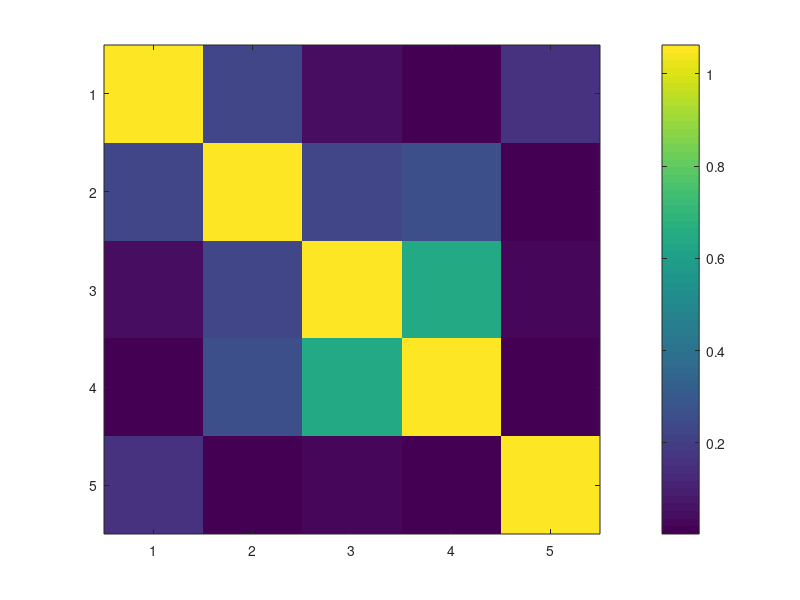
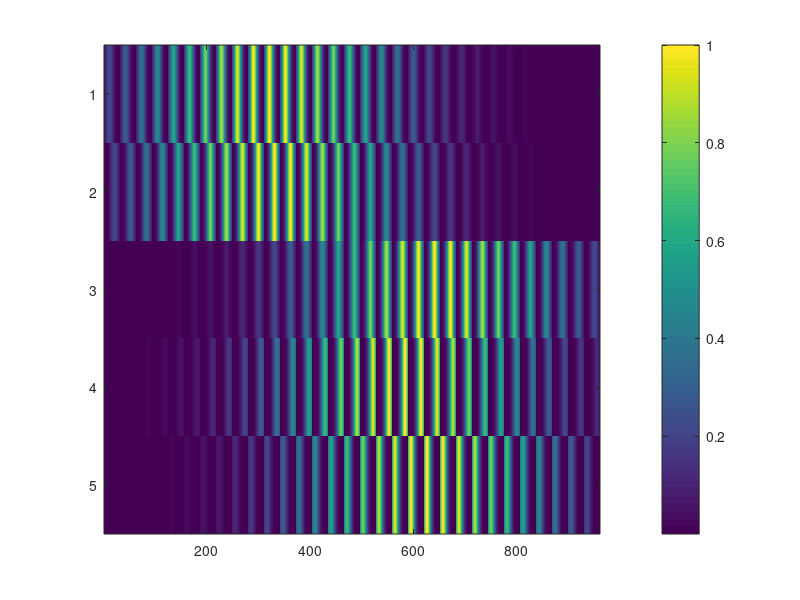
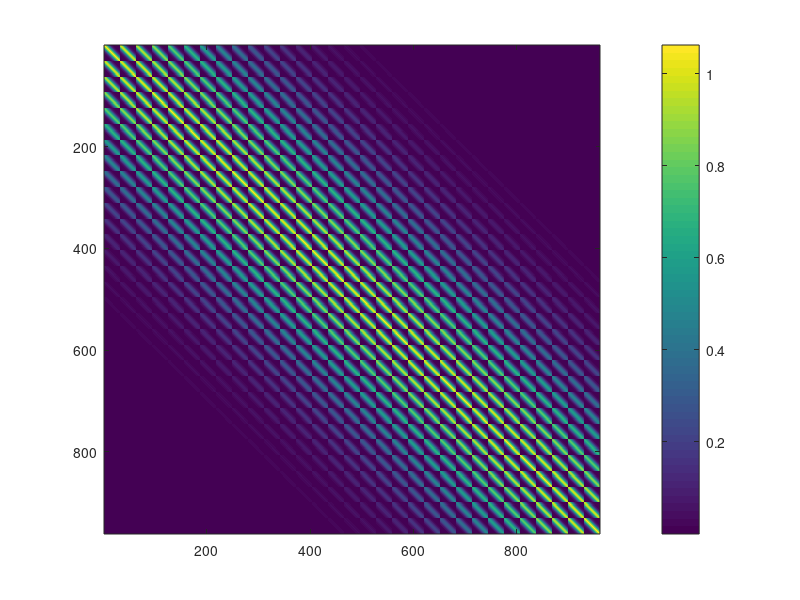
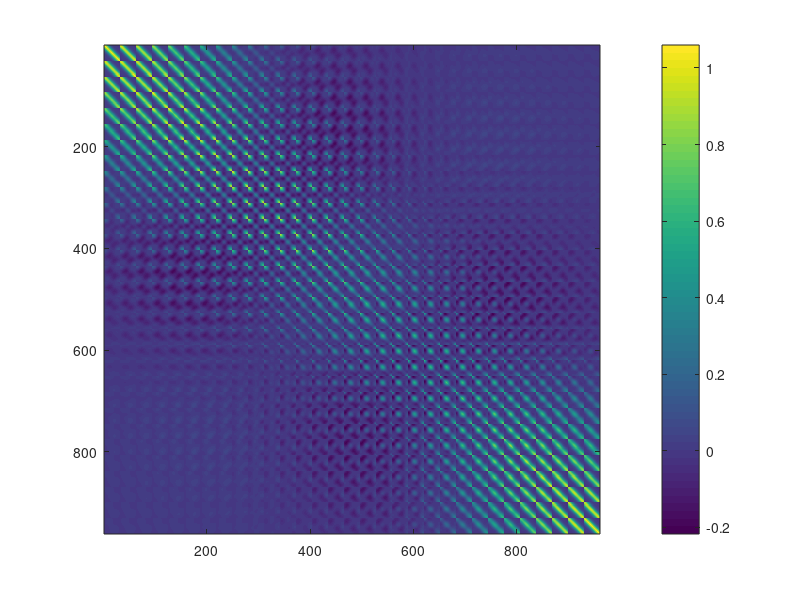

Source code (MATLAB) for these figures, in order: (Note: this script raises an error after producing the figures.)
% GPIS learning
% 2D example, Sphere mean wo normals

close all; clear all; clc;

X = [-0.5,-0.5;
     -0.5,0.5;
     0.5,0.5;
%      0.5,-.5]';
     0.3,1;
     00.5,-1]';
%      0.0,0.707;
%      0.707,-0.0;
%      -0.707,0.0;
%      0.0, -0.707]';
 
m = length(X); 

f = zeros(m,1);

[Xg,Yg] = meshgrid(-1.5:0.1:1.5,-1.5:0.1:1.5);
[d1,d2] = size(Xg);
Xs = [reshape(Xg,d1*d2,1),reshape(Yg,d1*d2,1)]';
n = length(Xs);

sigma = 1;
gamma = 3;

kernel = @(x,y)(sigma^2 * exp(-1/2 * gamma *(x - y)'*(x - y)));

R = sqrt(0.5^2 + 0.5^2);
cen = [0.0, 0.0]';
mean = @(x) 0;%1/2/R*((x-cen)'*(x-cen) - R^2);

sigmaNoise = 0.25;
K = [];
for i = 1:m
    for j = 1:m
       K(i,j) = kernel(X(:,i), X(:,j));
       if(i == j)
           K(i,j) = K(i,j) + sigmaNoise*sigmaNoise;
       end
    end
end


Ks = [];
for i = 1:m
    for j = 1:n
       Ks(i,j) = kernel(X(:,i), Xs(:,j)); 
    end
end


Kss = [];
for i = 1:n
    for j = 1:n
       Kss(i,j) = kernel(Xs(:,i), Xs(:,j));
       if(i == j)
           Kss(i,j) = Kss(i,j) + sigmaNoise*sigmaNoise;
       end
    end
end


figure();
imagesc(K);
colorbar;

figure();
imagesc(Ks);
colorbar;

figure();
imagesc(Kss);
colorbar;


for i = 1:m
    mu(i) = mean(X(:,i));
end

for i = 1:n
    mus(i) = mean(Xs(:,i));
end
mu = mu';
mus = mus';

fs = mus + Ks'*inv(K)*(f - mu);
sig = Kss' - Ks'*inv(K)*Ks;

figure();
imagesc(sig);
colorbar;


d = diag(sig);
devFsP = fs + d;
devFsP = reshape(devFsP,d1,d2);

devFsN = fs - d;
devFsN = reshape(devFsN,d1,d2);

Fs = reshape(fs,d1,d2);
figure();
hold on;
plot(X(1,:), X(2,:), 'r*', 'MarkerSize',6);
surf(Xg,Yg,Fs);
contour(Xg,Yg,Fs,[0 0], 'LineWidth',2,'color', 'r');


figure();
hold on;
plot(X(1,:), X(2,:), 'r*', 'MarkerSize',6);
surf(Xg,Yg,Fs);
contour(Xg,Yg,Fs,[0 0], 'LineWidth',2,'color', 'r');
surf(Xg,Yg,devFsN);
surf(Xg,Yg,devFsP);
axis([-1.5 0 -1.5 1.5])

figure();
hold on;
plot(X(1,:), X(2,:), 'r*');
contour(Xg,Yg,Fs);

% Compute the inside probability.
cdfBell = @(x) 0.5.*(1 + sign(x).*sqrt(1 - exp(-2/pi.*x.*x)));

D = reshape(d, d1,d2);
prob = cdfBell((0-Fs)./D);
figure();
hold on;
surf(Xg,Yg,prob);

